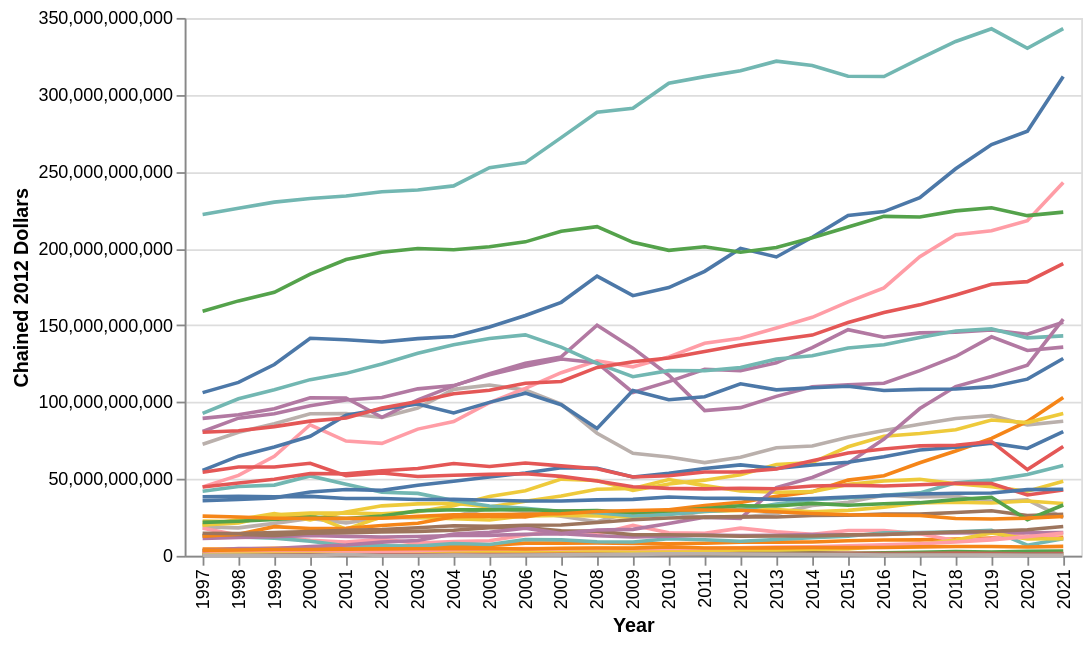

This figure's Vega-Lite source:
### Vega-Lite specification from a JSON file in a GitHub repository (floating-point values rounded to 4 significant figures; data arrays with more than 128 entries replaced by an {"elided": "..."} marker saying what was removed)
{"config": {"view": {"continuousWidth": 400, "continuousHeight": 300}}, "layer": [{"mark": "circle", "encoding": {"color": {"field": "Industry", "legend": null, "type": "nominal"}, "opacity": {"value": 0}, "tooltip": [{"field": "Industry", "title": "Industry", "type": "nominal"}, {"field": "Year", "title": "Year", "type": "ordinal"}, {"field": "GDP", "format": "$,.2f", "title": "GDP", "type": "quantitative"}], "x": {"field": "Year", "title": "Year", "type": "ordinal"}, "y": {"field": "GDP", "title": "Chained 2012 Dollars", "type": "quantitative"}}, "selection": {"selector119": {"type": "single", "on": "mouseover", "fields": ["Industry"], "nearest": true}}}, {"mark": "line", "encoding": {"color": {"field": "Industry", "legend": null, "type": "nominal"}, "size": {"condition": {"value": 2, "selection": "selector119"}, "value": 0.4}, "tooltip": [{"field": "Industry", "title": "Industry", "type": "nominal"}, {"field": "Year", "title": "Year", "type": "ordinal"}, {"field": "GDP", "format": "$,.2f", "title": "GDP", "type": "quantitative"}], "x": {"field": "Year", "title": "Year", "type": "ordinal"}, "y": {"field": "GDP", "title": "Chained 2012 Dollars", "type": "quantitative"}}}], "data": {"name": "data-2a8604a87a46a414c73af9f3748d0ce5"}, "$schema": "https://vega.github.io/schema/vega-lite/v4.17.0.json", "datasets": {"data-2a8604a87a46a414c73af9f3748d0ce5": {"elided": "925 records"}}}
